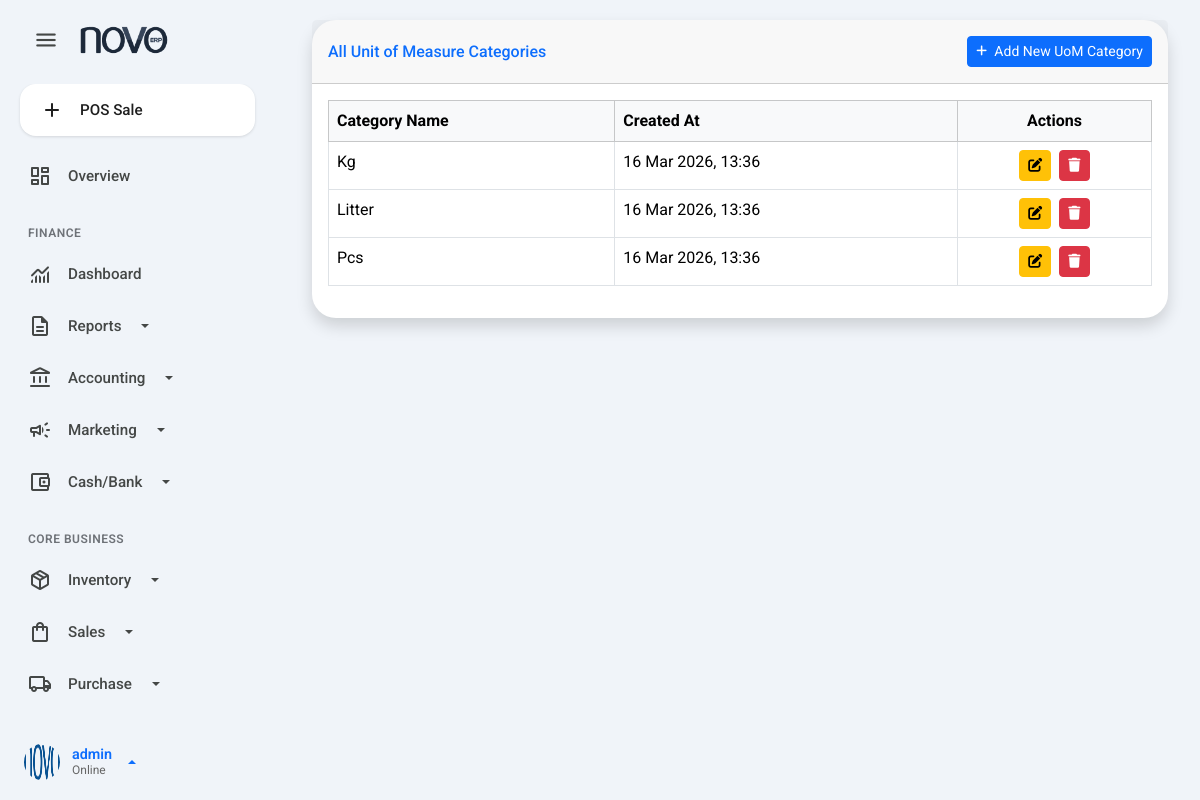
Screenshot of /products/uom/categories/ (signed in) with the database file from the repository.
### accounts/models.py (models this page shows, shortened)
class User(AbstractUser):
    warehouse = models.ForeignKey(
        Warehouse,
        on_delete=models.SET_NULL,
        null=True,
        blank=True,
        related_name='users'
    )
    phone = models.CharField(max_length=20, blank=True, null=True)
    max_discount_percentage = models.DecimalField(
        max_digits=5,
        decimal_places=2,
        default=Decimal('0.00'),
        help_text="Maximum percentage discount this user can provide."
    )
    objects = CustomUserManager()

### products/models.py (models this page shows, shortened)
class UnitOfMeasureCategory(models.Model):
    name = models.CharField(max_length=100, unique=True)
    created_at = models.DateTimeField(auto_now_add=True)
    class Meta:
        verbose_name_plural = "UoM Categories"

### products/views.py (the view)
# urls.py: path('uom/categories/', views.uom_category_list, name='uom_category_list'),
@login_required
@permission_required('products.view_unitofmeasurecategory', login_url='/admin/')
def uom_category_list(request):
    uom_categories = UnitOfMeasureCategory.objects.all().order_by('name')
    return render(request, 'products/uom_category_list.html', {'uom_categories': uom_categories, 'title': 'Unit of Measure Categories'})

### products/templates/products/uom_category_list.html (shortened to what this page needs)
{% extends 'base.html' %}
{% load static %}
{% block content %}
<div class="container-fluid">
    <div class="card shadow mb-4">
        <div class="card-header py-3 d-flex flex-row align-items-center justify-content-between">
            <h6 class="m-0 font-weight-bold text-primary">All Unit of Measure Categories</h6>
            <a href="{% url 'products:add_uom_category' %}" class="btn btn-primary btn-sm">
                 Add New UoM Category
            </a>
        </div>
        <div class="card-body">
            <div class="table-responsive">
                <table class="table table-bordered table-hover" width="100%" cellspacing="0">
                    <thead class="table-light">
                        <tr>
                            <th>Category Name</th>
                            <th>Created At</th>
                            <th class="text-center">Actions</th>
                        </tr>
                    </thead>
                    <tbody>
                        {% for category in uom_categories %}
                        <tr>
                            <td>{{ category.name }}</td>
                            <td>{{ category.created_at|date:"d M Y, H:i" }}</td>
                            <td class="text-center">
                                <a href="{% url 'products:edit_uom_category' category.pk %}" class="btn btn-warning btn-sm me-1" title="Edit">
                                    <i class="fas fa-edit"></i>
                                </a>
                                <a href="{% url 'products:delete_uom_category' category.pk %}" class="btn btn-danger btn-sm" title="Delete">
                                    <i class="fas fa-trash"></i>
                                </a>
                            </td>
                        </tr>
                        {% empty %}
                        <tr>
                            <td colspan="3" class="text-center">No UoM categories found.</td>
                        </tr>
                        {% endfor %}
                    </tbody>
                </table>
            </div>
        </div>
    </div>
</div>
{% endblock %}

### inventory_system/templates/base.html (shortened to what this page needs)
{% load static %}
<!DOCTYPE html>
<html lang="en">
<head>
    <link rel="stylesheet" href="https://cdnjs.cloudflare.com/ajax/libs/font-awesome/6.4.0/css/all.min.css">
    <link href="https://cdn.jsdelivr.net/npm/select2@4.1.0-rc.0/dist/css/select2.min.css" rel="stylesheet" />
    <link href="https://cdn.jsdelivr.net/npm/bootstrap@5.3.3/dist/css/bootstrap.min.css" rel="stylesheet">
    <link rel="stylesheet" href="{% static 'css/style.css' %}">
</head>
<body class="gemini-theme">
<div class="app-container">
    {% if user.is_authenticated %}
    <aside class="sidebar-nav" id="sidebar">
        <div class="sidebar-header">
            <button class="btn-menu-toggle" id="menuToggle">
                <span class="material-symbols-rounded">menu</span>
            </button>
            <a href="{% url 'dashboard' %}" class="brand-logo">
                <img src="{% static 'images/logo.png' %}" alt="Logo">
            </a>
        </div>
        <div class="sidebar-content">
            <ul class="sidebar-menu" id="accordionSidebar">
                <li class="mb-3 px-2">
                    <a href="{% url 'pos:pos_view' %}" class="btn-new-action">
                        <span class="material-symbols-rounded">add</span>
                        <span>POS Sale</span>
                    </a>
                </li>
                {% with user.groups.all|join:", " as user_groups %}
                {% if 'POS Sales Staff' in user_groups %}
                    <div class="menu-label">Point of Sale</div>
                    <li><a href="{% url 'pos:pos_view' %}"><span class="material-symbols-rounded">point_of_sale</span> <span>Terminal</span></a></li>
                    <li><a href="{% url 'products:product_list' %}"><span class="material-symbols-rounded">inventory_2</span> <span>Products</span></a></li>
                {% elif user.is_superuser %}
                    <li><a href="{% url 'dashboard' %}"><span class="material-symbols-rounded">dashboard</span> <span>Overview</span></a></li>
                    <div class="menu-label">Finance</div>
                    <li><a href="{% url 'finance:dashboard' %}"><span class="material-symbols-rounded">monitoring</span> <span>Dashboard</span></a></li>
                    <li>
                        <a href="#finReportsMenu" data-bs-toggle="collapse" class="dropdown-toggle">
                            <span class="material-symbols-rounded">description</span> <span>Reports</span>
                        </a>
                    </li>
                    <li>
                        <a href="#glMenu" data-bs-toggle="collapse" class="dropdown-toggle">
                            <span class="material-symbols-rounded">account_balance</span> <span>Accounting</span>
                        </a>
                    </li>
                    <li>
                        <a href="#marketingMenu" data-bs-toggle="collapse" class="dropdown-toggle">
                            <span class="material-symbols-rounded">campaign</span> <span>Marketing</span>
                        </a>
                    </li>
                    <li>
                        <a href="#bankingMenu" data-bs-toggle="collapse" class="dropdown-toggle">
                            <span class="material-symbols-rounded">account_balance_wallet</span> <span>Cash/Bank</span>
                        </a>
                    </li>
                    <div class="menu-label">Core Business</div>
                    <li>
                        <a href="#inventoryMenu" data-bs-toggle="collapse" class="dropdown-toggle">
                            <span class="material-symbols-rounded">package_2</span> <span>Inventory</span>
                        </a>
                    </li>
                    <li>
                        <a href="#salesMenu" data-bs-toggle="collapse" class="dropdown-toggle">
                            <span class="material-symbols-rounded">shopping_bag</span> <span>Sales</span>
                        </a>
                    </li>
                    <li>
                        <a href="#purchaseMenu" data-bs-toggle="collapse" class="dropdown-toggle">
                            <span class="material-symbols-rounded">local_shipping</span> <span>Purchase</span>
                        </a>
                    </li>
                    <div class="menu-label">System</div>
                {% endif %}
                {% endwith %}
            </ul>
        </div>
        <div class="sidebar-footer">
            <div class="user-profile dropdown dropup">
                <a href="#" class="d-flex align-items-center text-decoration-none dropdown-toggle" data-bs-toggle="dropdown" aria-expanded="false">
                    <img src="{% static 'images/default_avatar.png' %}" alt="User">
                    <div class="user-info">
                        <span class="user-name">{{ user.username }}</span>
                        <span class="user-role">Online</span>
                    </div>
                </a>
            </div>
        </div>
    </aside>
    {% endif %}
    <main class="main-content-wrapper">
        <div class="content-body">
            {% block content %}{% endblock %}
        </div>
    </main>
</div>
</body>
</html>

### static/css/style.css (style rules this page uses)
:root { --gem-bg-body: #F0F4F9; --gem-bg-surface: #FFFFFF; --gem-bg-sidebar: #F0F4F9; --gem-primary: #0B57D0; --gem-primary-soft: #D3E3FD; --gem-primary-text: #041E49; --gem-text-main: #1F1F1F; --gem-text-muted: #444746; --gem-border: #E0E3E7; --sidebar-width: 280px; --sidebar-collapsed-width: 80px; --radius-lg: 24px; }
body { background-color: var(--gem-bg-body); font-family: 'Roboto', 'Outfit', sans-serif; color: var(--gem-text-main); margin: 0; overflow-x: hidden; }
ul, li { list-style: none !important; padding: 0 !important; margin: 0 !important; }
.sidebar-nav { width: var(--sidebar-width); background-color: var(--gem-bg-sidebar); height: 100vh; position: fixed; top: 0; left: 0; z-index: 1000; display: flex; flex-direction: column; padding: 12px; transition: width 0.3s cubic-bezier(0.2, 0, 0, 1), transform 0.3s ease; }
.sidebar-header { display: flex; align-items: center; padding: 8px 12px 24px 12px; gap: 12px; height: 72px; }
.btn-menu-toggle { width: 44px; height: 44px; min-width: 44px; border-radius: 50% !important; border: none; background: transparent; color: var(--gem-text-muted); display: flex; align-items: center; justify-content: center; cursor: pointer; transition: background 0.2s; padding: 0; }
.btn-menu-toggle .material-symbols-rounded { font-size: 26px; }
.brand-logo { display: block; transition: opacity 0.2s, width 0.2s; white-space: nowrap; overflow: hidden; }
.brand-logo img { height: 28px; width: auto; }
.sidebar-content { flex: 1; overflow-y: auto; padding-right: 5px; }
.sidebar-menu a { display: flex; align-items: center; padding: 12px 16px; border-radius: 50px; color: var(--gem-text-muted); font-weight: 500; transition: all 0.2s ease; gap: 16px; font-size: 0.95rem; text-decoration: none; margin-bottom: 4px; }
.menu-label { font-size: 0.75rem; font-weight: 600; color: #6E7278; margin: 24px 0 8px 16px; text-transform: uppercase; letter-spacing: 0.5px; }
.btn-new-action { background-color: var(--gem-bg-surface) !important; box-shadow: 0 1px 3px rgba(0,0,0,0.12); color: var(--gem-text-main) !important; border-radius: 16px !important; padding: 14px 20px !important; }
.user-profile a { padding: 8px 12px; border-radius: 50px; gap: 12px; }
.user-profile img { width: 36px; height: 36px; border-radius: 50%; }
.user-info { display: flex; flex-direction: column; line-height: 1.2; }
.user-name { font-weight: 600; font-size: 0.9rem; }
.user-role { font-size: 0.75rem; color: #666; }
.main-content-wrapper { flex: 1; margin-left: var(--sidebar-width); padding: 20px; transition: margin-left 0.3s cubic-bezier(0.2, 0, 0, 1); max-width: 1600px; margin-right: auto; }
.card { background: var(--gem-bg-surface); border: none; border-radius: var(--radius-lg); box-shadow: 0 1px 2px rgba(0,0,0,0.05); }

### rows the page displays
User: username "admin"
UnitOfMeasureCategory: name "Kg", created_at "16 Mar 2026, 13:36"
UnitOfMeasureCategory: name "Litter", created_at "16 Mar 2026, 13:36"
UnitOfMeasureCategory: name "Pcs", created_at "16 Mar 2026, 13:36"
